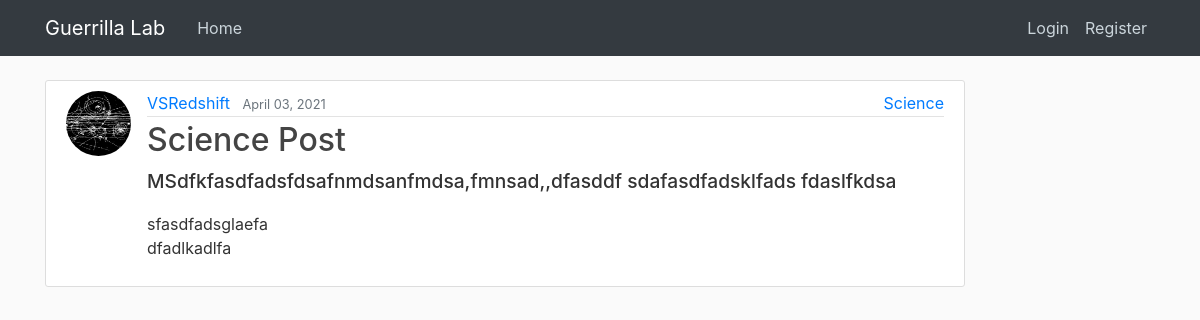
Screenshot of /post/37/ with the database file from the repository.
### blog/models.py (models this page shows, shortened)
class Post(models.Model):
    title = models.CharField(max_length=100)
    content = models.TextField()
    subheading = models.TextField(max_length=255, blank=True, default=None)
    date_posted = models.DateTimeField(default=timezone.now)
    author = models.ForeignKey(User, on_delete=models.CASCADE)
    category = models.CharField(max_length=30, default=None)
    tags = TaggableManager(blank=True)

### users/models.py (models this page shows, shortened)
class Profile(models.Model):
    user = models.OneToOneField(User, on_delete=models.CASCADE)
    bio = models.TextField(max_length=1000)
    image = models.ImageField(default='default.jpg', upload_to='profile_pics')

### blog/views.py (the view)
# urls.py: path('post/<int:pk>/', PostDetailView.as_view(), name='post-detail'),
class PostDetailView(DetailView):
    model = Post

### blog/templates/blog/post_detail.html (shortened to what this page needs)
{% extends "blog/base.html" %}
{% block content %}
    <article class="media content-section">
        <img
            class="rounded-circle article-img"
            src="{{ object.author.profile.image.url }}"
            {% comment %} use object instead of post {% endcomment %}
            alt=""
        />
        <div class="media-body article-top">
            <div class="article-metadata">
                <a class="mr-2" href="{% url 'user-posts' object.author.username %}">
                {{ object.author }}</a>
                <small class="text-muted">{{ object.date_posted|date:"F d, Y" }}</small>
                <a href="#" class="article-category">{{ object.category }}</a>
            </div>
            <h2 class="article-title">{{ object.title }}</h2>
            <p class="article-subtitle">{{ object.subheading }}</p>
            <p class="article-content">{{ object.content|safe }}</p>
        </div>
    </article>
{% endblock content %}

### blog/static/blog/main.css (style rules this page uses)
:root { --primary-color: #111; --secondary-color: #f4f4f4; --tertiary-color: #333; }
body { background: #fafafa; color: #333333; margin-top: 5rem; }
h1, h2, h3, h4, h5, h6 { color: #444444; }
.content-section { background: #ffffff; padding: 10px 20px; border: 1px solid #dddddd; border-radius: 3px; margin-bottom: 20px; }
.article-title { color: #444444; }
.article-subtitle { font-weight: 500; font-size: 1.2rem; color: var(--tertiary-color); }
.article-content { white-space: pre-line; }
.article-img { height: 65px; width: 65px; margin-right: 16px; }
.article-metadata { padding-bottom: 1px; margin-bottom: 4px; border-bottom: 1px solid #e3e3e3; }
.article-top { position: relative; }
.article-category { position: absolute; right: 0; }

### rows the page displays
Post: author.profile.image (picture), author "VSRedshift", date_posted "April 03, 2021", category "Science", title "Science Post", subheading "MSdfkfasdfadsfdsafnmdsanfmdsa,fmnsad,,dfasddf sdafasdfadsklfads fdaslfkdsa", content "sfasdfadsglaefa dfadlkadlfa"
